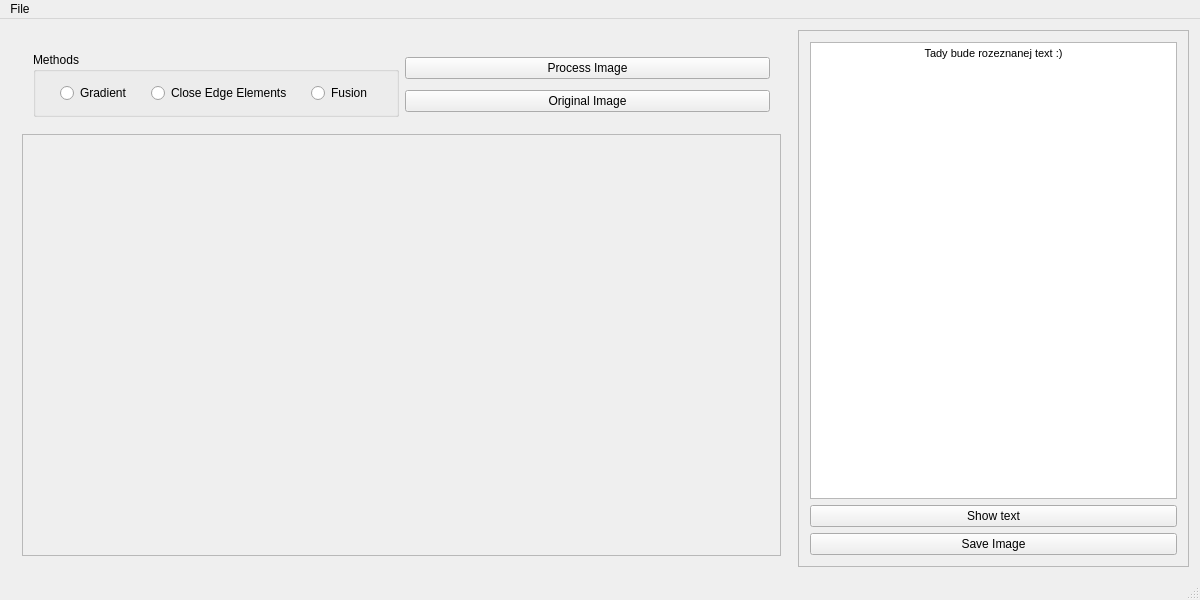
<?xml version="1.0" encoding="UTF-8"?>
<ui version="4.0">
 <class>MainWindow</class>
 <widget class="QMainWindow" name="MainWindow">
  <property name="geometry">
   <rect>
    <x>0</x>
    <y>0</y>
    <width>1200</width>
    <height>600</height>
   </rect>
  </property>
  <property name="minimumSize">
   <size>
    <width>1200</width>
    <height>600</height>
   </size>
  </property>
  <property name="windowTitle">
   <string>Image2Text</string>
  </property>
  <widget class="QWidget" name="centralWidget">
   <layout class="QHBoxLayout" name="horizontalLayout_5" stretch="2,1">
    <item>
     <widget class="QWidget" name="leftSide" native="true">
      <property name="minimumSize">
       <size>
        <width>100</width>
        <height>80</height>
       </size>
      </property>
      <layout class="QVBoxLayout" name="verticalLayout_3">
       <item>
        <widget class="QWidget" name="leftUpSide" native="true">
         <property name="sizePolicy">
          <sizepolicy hsizetype="Minimum" vsizetype="Minimum">
           <horstretch>0</horstretch>
           <verstretch>0</verstretch>
          </sizepolicy>
         </property>
         <layout class="QHBoxLayout" name="horizontalLayout">
          <item>
           <widget class="QGroupBox" name="methods">
            <property name="title">
             <string>Methods</string>
            </property>
            <layout class="QHBoxLayout" name="horizontalLayout_2">
             <item>
              <widget class="QRadioButton" name="gradientButton">
               <property name="sizePolicy">
                <sizepolicy hsizetype="Maximum" vsizetype="Minimum">
                 <horstretch>0</horstretch>
                 <verstretch>0</verstretch>
                </sizepolicy>
               </property>
               <property name="text">
                <string>Gradient</string>
               </property>
              </widget>
             </item>
             <item>
              <widget class="QRadioButton" name="ceeButton">
               <property name="sizePolicy">
                <sizepolicy hsizetype="Maximum" vsizetype="Minimum">
                 <horstretch>0</horstretch>
                 <verstretch>0</verstretch>
                </sizepolicy>
               </property>
               <property name="text">
                <string>Close Edge Elements</string>
               </property>
              </widget>
             </item>
             <item>
              <widget class="QRadioButton" name="fusionButton">
               <property name="sizePolicy">
                <sizepolicy hsizetype="Maximum" vsizetype="Minimum">
                 <horstretch>0</horstretch>
                 <verstretch>0</verstretch>
                </sizepolicy>
               </property>
               <property name="text">
                <string>Fusion</string>
               </property>
              </widget>
             </item>
            </layout>
           </widget>
          </item>
          <item>
           <layout class="QVBoxLayout" name="imageButtons">
            <item>
             <widget class="QPushButton" name="processImageButton">
              <property name="text">
               <string>Process Image</string>
              </property>
             </widget>
            </item>
            <item>
             <widget class="QPushButton" name="originalImageButton">
              <property name="text">
               <string>Original Image</string>
              </property>
             </widget>
            </item>
           </layout>
          </item>
         </layout>
        </widget>
       </item>
       <item>
        <widget class="QScrollArea" name="scrollArea">
         <property name="widgetResizable">
          <bool>true</bool>
         </property>
         <widget class="QWidget" name="scrollAreaWidgetContents">
          <property name="geometry">
           <rect>
            <x>0</x>
            <y>0</y>
            <width>764</width>
            <height>415</height>
           </rect>
          </property>
          <layout class="QGridLayout" name="gridLayout_2">
           <item row="0" column="0">
            <widget class="InteractiveImage" name="labelimage">
             <property name="sizePolicy">
              <sizepolicy hsizetype="Maximum" vsizetype="Maximum">
               <horstretch>0</horstretch>
               <verstretch>0</verstretch>
              </sizepolicy>
             </property>
             <property name="text">
              <string/>
             </property>
            </widget>
           </item>
          </layout>
         </widget>
        </widget>
       </item>
      </layout>
     </widget>
    </item>
    <item>
     <widget class="QFrame" name="rightSide">
      <property name="frameShape">
       <enum>QFrame::StyledPanel</enum>
      </property>
      <property name="frameShadow">
       <enum>QFrame::Raised</enum>
      </property>
      <layout class="QVBoxLayout" name="verticalLayout">
       <item>
        <widget class="QTextEdit" name="textEdit">
         <property name="html">
          <string>&lt;!DOCTYPE HTML PUBLIC &quot;-//W3C//DTD HTML 4.0//EN&quot; &quot;http://www.w3.org/TR/REC-html40/strict.dtd&quot;&gt;
&lt;html&gt;&lt;head&gt;&lt;meta name=&quot;qrichtext&quot; content=&quot;1&quot; /&gt;&lt;style type=&quot;text/css&quot;&gt;
p, li { white-space: pre-wrap; }
&lt;/style&gt;&lt;/head&gt;&lt;body style=&quot; font-family:'Noto Sans'; font-size:11pt; font-weight:400; font-style:normal;&quot;&gt;
&lt;p align=&quot;center&quot; style=&quot; margin-top:0px; margin-bottom:0px; margin-left:0px; margin-right:0px; -qt-block-indent:0; text-indent:0px;&quot;&gt;&lt;span style=&quot; font-family:'MS Shell Dlg 2'; font-size:8.25pt;&quot;&gt;Tady bude rozeznanej text :)&lt;/span&gt;&lt;/p&gt;&lt;/body&gt;&lt;/html&gt;</string>
         </property>
         <property name="acceptRichText">
          <bool>true</bool>
         </property>
         <property name="textInteractionFlags">
          <set>Qt::TextSelectableByKeyboard|Qt::TextSelectableByMouse</set>
         </property>
        </widget>
       </item>
       <item>
        <widget class="QPushButton" name="showAreaButton">
         <property name="text">
          <string>Show text</string>
         </property>
        </widget>
       </item>
       <item>
        <widget class="QPushButton" name="saveImageButton">
         <property name="text">
          <string>Save Image</string>
         </property>
        </widget>
       </item>
      </layout>
     </widget>
    </item>
   </layout>
  </widget>
  <widget class="QMenuBar" name="menuBar">
   <property name="geometry">
    <rect>
     <x>0</x>
     <y>0</y>
     <width>1200</width>
     <height>25</height>
    </rect>
   </property>
   <widget class="QMenu" name="menuFile">
    <property name="title">
     <string>File</string>
    </property>
    <addaction name="actionOpen"/>
   </widget>
   <addaction name="menuFile"/>
  </widget>
  <widget class="QStatusBar" name="statusBar"/>
  <action name="actionOpen">
   <property name="text">
    <string>Open</string>
   </property>
  </action>
  <action name="actionSave_Image">
   <property name="text">
    <string>Save Image</string>
   </property>
  </action>
 </widget>
 <layoutdefault spacing="6" margin="11"/>
 <customwidgets>
  <customwidget>
   <class>InteractiveImage</class>
   <extends>QLabel</extends>
   <header>interactiveimage.h</header>
  </customwidget>
 </customwidgets>
 <resources/>
 <connections/>
</ui>
